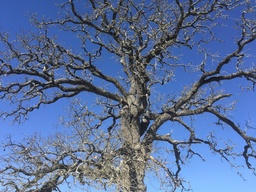
#> input picture images/post_oak.jpg, 256 x 192 px, shrunk from 800 x 600 before the run, found by its file name
$ jupyter execute Image_Filtering.ipynb
#> lines starting #> are read from the running program, lines starting #| are printed output that depends on the picture; after the words box and inside, x2 and y2 are one past the last pixel; in counts of white or black regions, pixels touching at a corner belong together
<a href="https://colab.research.google.com/github/jtao/VIST271/blob/main/Image_Filtering.ipynb" target="_parent"></a>

# Image Filtering with PIL

Jian Tao, Texas A&M University

Feb 28, 2022

We will explore image filtering with Python PIL library.

First a few librabries will be imported.

[cell 1]
oak_path = "https://github.com/jtao/VIST271/raw/main/images/post_oak.jpg"
oak_file = "post_oak.jpg"

## Read Image

We first download an image from a URL and then open it with the Image.open function in PIL. Let's convert it to the grayscale and work on one channel only.

[cell 2]
import numpy as np
import os
import random
from matplotlib import pyplot as plt
from PIL import Image, ImageFilter
import urllib.request
urllib.request.urlretrieve(oak_path, oak_file)
oak = Image.open(oak_file).convert('L')
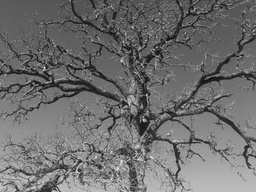
#> oak: PIL image 256x192 L; min 13, max 242, mean 110.7
oak

[cell 3]
oak_mat = np.array(oak)

[cell 4]
oak_mat.shape
#> Out = (192, 256)

Let's pull out row 200-209 and column 200-209 of the matrix and print the numbers out.

[cell 5]
print (oak_mat[200:210, 200:210])

Let's try to plot directly from the array oak_mat

[cell 6]
Image.fromarray(oak_mat[200:210, 200:210])

We can find out where it is by coloring it white in the original matrix.

[cell 7]
#oak_mat[200:210, 200:210] = 255
#Image.fromarray(oak_mat)

## Segmentation filter
### Let's try to set the value of a pixel to 255 when it is greater than 100 and 0 otherwise.

[cell 8]
def segmentation(im, cutoff=100):
#> called with cutoff = 70
  im_mat = np.array(im)
  for i in range(im_mat.shape[0]):
    for j in range(im_mat.shape[1]):
      if im_mat[i, j] > cutoff:
        im_mat[i, j] = 255
      else:
        im_mat[i, j] = 0
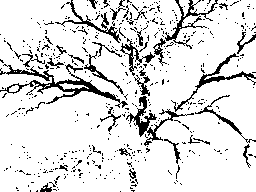
#> im_mat: shape (192, 256); 87.1% white; black in thin lines or dots
  return im_mat

[cell 9]
Image.fromarray(segmentation(oak, cutoff=70))

## Let's add some noise to the original image
The code below to add noise could be considered as a segmentation filter as well.

[cell 10]
def add_noise(im, ratio=0.4):
#> called with ratio = 0.01
  im_mat = np.array(im)
  mask = np.random.random(im_mat.shape)
  for i in range(mask.shape[0]):
    for j in range(mask.shape[1]):
      if mask[i, j] > 1-ratio:
# add a random number to generate salt and pepper noise
        im_mat[i, j] = 255*random.getrandbits(1)
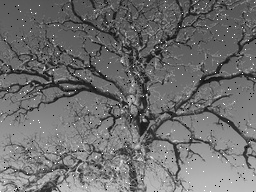
#> im_mat: shape (192, 256); 0.97% of pixels changed, all inside (x1, y1, x2, y2) = (0, 0, 256, 192)
  return im_mat

[cell 11]
oak_noisy = add_noise(oak, ratio=0.01)
Image.fromarray(oak_noisy)

## Identity Filter/Kernel

[cell 12]
def identity_filter(size=3):
  if size % 2 == 0:
    print ("the size must be an odd number!")
    return
  filter_mat = np.zeros((size, size))
  filter_mat[size//2, size//2] = 1
  return filter_mat

[cell 13]
identity_filter(5)

## Mean Filter/Kernel

[cell 14]
def mean_filter(size=3):
  filter_mat = np.full((size, size), 1/(size*size))
  return filter_mat

[cell 15]
mean_filter(3)

## Some other commonly used filters

[cell 16]
sharpen_filter = np.array([
    [0, -1, 0],
    [-1, 5, -1],
    [0, -1, 0]
])

blur_filter = np.array([
    [0.0625, 0.125, 0.0625],
    [0.125,  0.25,  0.125],
    [0.0625, 0.125, 0.0625]
])

outline_filter = np.array([
    [-1, -1, -1],
    [-1,  8, -1],
    [-1, -1, -1]
])

[cell 17]
myfilter = 2*identity_filter(3) - mean_filter(3)

[cell 18]
myfilter

## Apply the convolution kernel

[cell 19]
def apply_filter(im, kernel):
  im = np.asarray(im)
  m, n = im.shape
#> m = 192; n = 256
  o, p = kernel.shape
  k_half = o // 2
  print (m,n,o,p)
#| 192 256 3 3
  im = np.pad(im, (k_half, k_half), 'constant', constant_values=0)
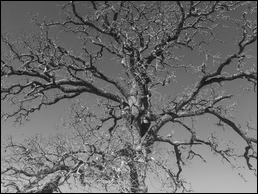
#> im: shape (194, 258); min 0, max 242, mean 108.7
  im_new = np.zeros((m, n))

  for i in range(1, m-1):
    for j in range(1, n-1):
      mat = im[i-k_half:i+k_half, j-k_half:j+k_half]
      temp = 0
      for k in range(o):
        for l in range(p):
          temp += im[i+k, j+l] * kernel[k, l]
          im_new[i, j] = min(255, max(0, temp))
    # temp = im[i-1, j-1]*kernel[0, 0] \
    #       +im[i-1, j  ]*kernel[0, 1] \
    #       +im[i-1, j+1]*kernel[0, 2] \
    #       +im[i,   j-1]*kernel[1, 0] \
    #       +im[i,   j  ]*kernel[1, 1] \
    #       +im[i,   j+1]*kernel[1, 2] \
    #       +im[i+1, j-1]*kernel[2, 0] \
    #       +im[i+1, j  ]*kernel[2, 1] \
    #       +im[i+1, j+1]*kernel[2, 2]
  return im_new.astype(np.uint8)

[cell 20]
oak_blur = apply_filter(oak, blur_filter)
Image.fromarray(oak_blur)

[cell 21]
oak_sharpen = apply_filter(oak, sharpen_filter)
#| 192 256 3 3
#> after the loop in apply_filter (call 2), `for i in range(1, m-1):`:
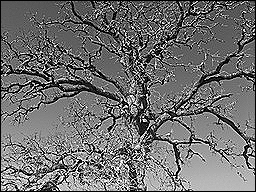
#> im_new: shape (192, 256) float64; min 0, max 255, mean 111.4
Image.fromarray(oak_sharpen)

[cell 22]
def seg_filter(im, size = 3, filter="median"):
#> called with size = 3, filter = 'median'
  tfilter = {"median":np.median, "max":np.max, "min":np.min, "mean":np.mean}
  im = np.asarray(im)
  m, n = im.shape
#> m = 192; n = 256
  k_half = size // 2
  print (m,n,size)
#| 192 256 3
  im = np.pad(im, (k_half, k_half), 'constant', constant_values=0)
  im_new = np.zeros((m, n))

  for i in range(m):
    for j in range(n):
      mat = im[i:i+size, j:j+size]
      im_new[i, j] = tfilter[filter](mat)
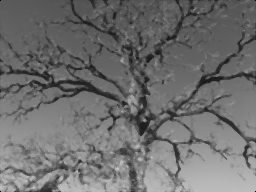
#> im_new: shape (192, 256) float64; min 0, max 202, mean 110.7
  return im_new.astype(np.uint8)

[cell 23]
Image.fromarray(oak_noisy)

[cell 24]
Image.fromarray(seg_filter(oak_noisy, size = 3, filter = "median"))

[cell 25]
Image.fromarray(seg_filter(oak, size = 3, filter = "max"))
#> call 2 of seg_filter, with size = 3, filter = 'max'
#| 192 256 3
#> after the loop in seg_filter (call 2), `for i in range(m):`:
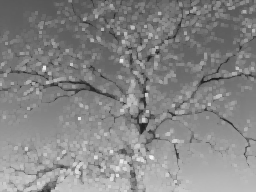
#> im_new: shape (192, 256) float64; min 29, max 242, mean 133.7

[cell 26]
Image.fromarray(seg_filter(oak, size = 3, filter = "min"))
#> call 3 of seg_filter, with size = 3, filter = 'min'
#| 192 256 3
#> after the loop in seg_filter (call 3), `for i in range(m):`:
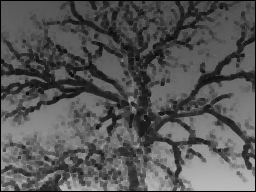
#> im_new: shape (192, 256) float64; min 0, max 187, mean 85.4

[cell 27]
Image.fromarray(seg_filter(oak_blur, size = 3, filter = "median"))
#> call 4 of seg_filter, with size = 3, filter = 'median'
#| 192 256 3
#> in seg_filter (call 4), `im = np.pad(im, (k_half, k_half), 'constant', constant_values=0)`:
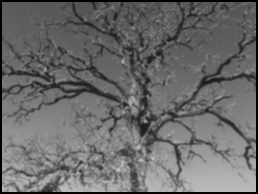
#> im: shape (194, 258); min 0, max 202, mean 106

## We can compare the convolution mean filter and the segmentation mean filter. They are essentailly the same.

[cell 28]
Image.fromarray(apply_filter(oak_blur, mean_filter(3)))
#| 192 256 3 3

[cell 29]
Image.fromarray(seg_filter(oak_blur, size = 3, filter = "mean"))
#| 192 256 3
#> after the loop in seg_filter (call 5), `for i in range(m):`:
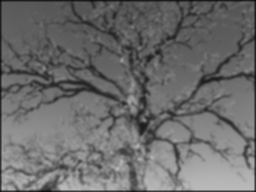
#> im_new: shape (192, 256) float64; min 10, max 187.1, mean 108
